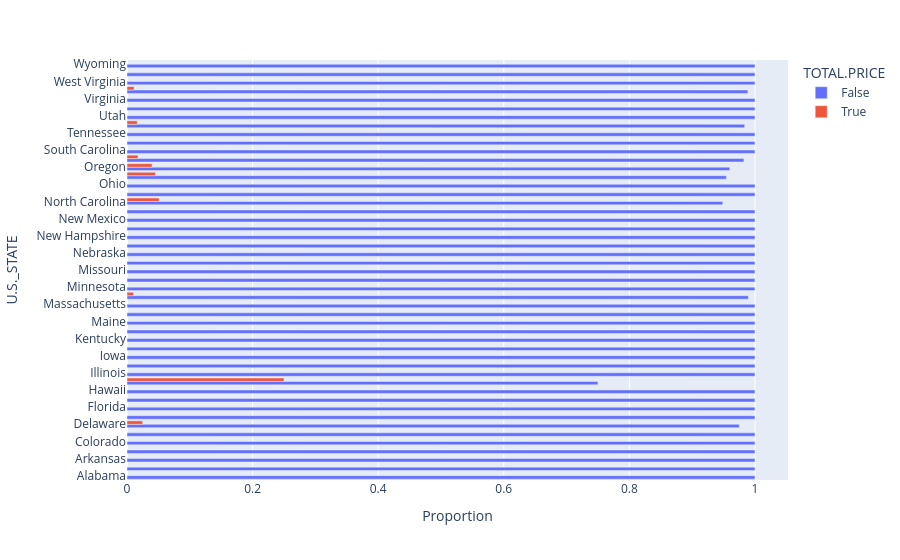

Notebook code for this chart:
### Code cell
miss_graph(outage, 'U.S._STATE', 'TOTAL.PRICE')

### Figure 1 — Plotly figure (JSON) as saved in the notebook; plotly's stock layout.template omitted (floating-point values rounded to 4 significant figures)
{"data": [{"alignmentgroup": "True", "hovertemplate": "TOTAL.PRICE=False<br>Proportion=%{x}<br>U.S._STATE=%{y}<extra></extra>", "legendgroup": "False", "marker": {"color": "#636efa", "pattern": {"shape": ""}}, "name": "False", "offsetgroup": "False", "orientation": "h", "showlegend": true, "textposition": "auto", "type": "bar", "x": [1, 1, 1, 1, 1, 1, 0.975, 1, 1, 1, 1, 0.75, 1, 1, 1, 1, 1, 1, 1, 1, 1, 0.9895, 1, 1, 1, 1, 1, 1, 1, 1, 1, 1, 0.9487, 1, 1, 0.9545, 0.96, 0.9825, 1, 1, 1, 0.9836, 1, 1, 1, 0.9888, 1, 1, 1], "xaxis": "x", "y": ["Alabama", "Arizona", "Arkansas", "California", "Colorado", "Connecticut", "Delaware", "District of Columbia", "Florida", "Georgia", "Hawaii", "Idaho", "Illinois", "Indiana", "Iowa", "Kansas", "Kentucky", "Louisiana", "Maine", "Maryland", "Massachusetts", "Michigan", "Minnesota", "Mississippi", "Missouri", "Montana", "Nebraska", "Nevada", "New Hampshire", "New Jersey", "New Mexico", "New York", "North Carolina", "North Dakota", "Ohio", "Oklahoma", "Oregon", "Pennsylvania", "South Carolina", "South Dakota", "Tennessee", "Texas", "Utah", "Vermont", "Virginia", "Washington", "West Virginia", "Wisconsin", "Wyoming"], "yaxis": "y"}, {"alignmentgroup": "True", "hovertemplate": "TOTAL.PRICE=True<br>Proportion=%{x}<br>U.S._STATE=%{y}<extra></extra>", "legendgroup": "True", "marker": {"color": "#EF553B", "pattern": {"shape": ""}}, "name": "True", "offsetgroup": "True", "orientation": "h", "showlegend": true, "textposition": "auto", "type": "bar", "x": [0.025, 0.25, 0.01053, 0.05128, 0.04545, 0.04, 0.01754, 0.01639, 0.01124], "xaxis": "x", "y": ["Delaware", "Idaho", "Michigan", "North Carolina", "Oklahoma", "Oregon", "Pennsylvania", "Texas", "Washington"], "yaxis": "y"}], "layout": {"barmode": "group", "legend": {"title": {"text": "TOTAL.PRICE"}, "tracegroupgap": 0}, "margin": {"t": 60}, "xaxis": {"anchor": "y", "domain": [0, 1], "title": {"text": "Proportion"}}, "yaxis": {"anchor": "x", "domain": [0, 1], "title": {"text": "U.S._STATE"}}}}
